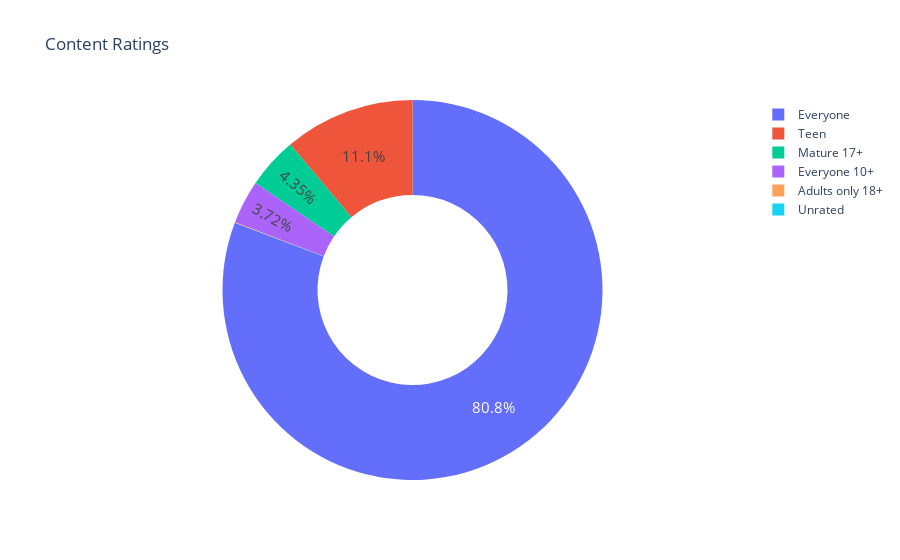

The cell this chart's notebook holds for it:
### Code cell
# create a donut chart
pie_chart = px.pie(title='Content Ratings', labels = ratings.index, values=ratings.values, names=ratings.index, hole = 0.5)

pie_chart.update_traces(textposition='inside', textfont_size=15, textinfo='percent')

pie_chart.show()

### Figure 1 — Plotly figure (JSON) as saved in the notebook; plotly's stock layout.template omitted (floating-point values rounded to 4 significant figures)
{"data": [{"domain": {"x": [0, 1], "y": [0, 1]}, "hole": 0.5, "hovertemplate": "label=%{label}<br>value=%{value}<extra></extra>", "labels": ["Everyone", "Teen", "Mature 17+", "Everyone 10+", "Adults only 18+", "Unrated"], "legendgroup": "", "name": "", "showlegend": true, "textfont": {"size": 15}, "textinfo": "percent", "textposition": "inside", "type": "pie", "values": [6621, 912, 357, 305, 3, 1]}], "layout": {"legend": {"tracegroupgap": 0}, "title": {"text": "Content Ratings"}}}
